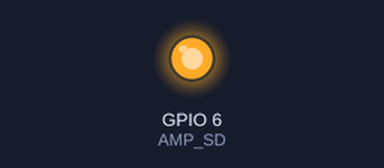
Bench run of a sketch on a simulated ESP32-S3. Parts: output pins drawn as LEDs (lit = HIGH). I2S audio is not simulated (input reads silence); what the sketch prints to the serial monitor is not drawn.

Above: at 5.5 s.
At 10.5 s:
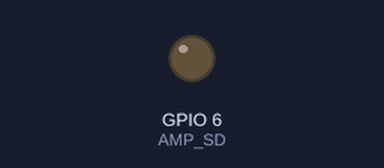
Timing chart, 0 to 12.0 s (numbered marks = the images above):
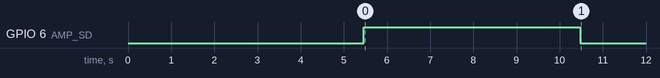

The sketch:

audio_record_speaker.ino
```cpp
#include <driver/i2s.h>
#include "esp32-hal-psram.h"

#define I2S_WS   3
#define I2S_BCK  4
#define I2S_DIN  9
#define I2S_DOUT 5
#define AMP_SD   6
#define SAMPLE_RATE 16000
#define RECORD_MS   5000
#define BUFFER_SAMPLES (SAMPLE_RATE * RECORD_MS / 1000)

int16_t *pcmBuffer = nullptr;

void setup() {
  Serial.begin(115200);
  delay(500);
  Serial.println("🎙️ Record + Playback Test (RAM / PSRAM)");

  pinMode(AMP_SD, OUTPUT);
  digitalWrite(AMP_SD, LOW);

  if (!psramFound()) {
    Serial.println("⚠️ PSRAM not found, fallback to internal RAM");
  }

  pcmBuffer = (int16_t *) ps_malloc(BUFFER_SAMPLES * sizeof(int16_t));
  if (!pcmBuffer) {
    Serial.println("❌ ps_malloc failed!");
    while (1);
  }

  // ==== 録音I2S設定 ====
  i2s_config_t rec_cfg = {
    .mode = (i2s_mode_t)(I2S_MODE_MASTER | I2S_MODE_RX),
    .sample_rate = SAMPLE_RATE,
    .bits_per_sample = I2S_BITS_PER_SAMPLE_32BIT,
    .channel_format = I2S_CHANNEL_FMT_ONLY_LEFT,
    .communication_format = I2S_COMM_FORMAT_I2S,
    .intr_alloc_flags = 0,
    .dma_buf_count = 4,
    .dma_buf_len = 256,
    .use_apll = false,
    .tx_desc_auto_clear = false,
    .fixed_mclk = 0
  };
  i2s_pin_config_t rec_pins = {
    .bck_io_num = I2S_BCK,
    .ws_io_num = I2S_WS,
    .data_out_num = I2S_PIN_NO_CHANGE,
    .data_in_num = I2S_DIN
  };

  i2s_driver_install(I2S_NUM_0, &rec_cfg, 0, NULL);
  i2s_set_pin(I2S_NUM_0, &rec_pins);
  i2s_start(I2S_NUM_0);

  Serial.println("🎧 Recording 10 seconds...");
  size_t bytes_read;
  int32_t raw;
  for (int i = 0; i < BUFFER_SAMPLES; i++) {
    i2s_read(I2S_NUM_0, &raw, sizeof(raw), &bytes_read, portMAX_DELAY);
    pcmBuffer[i] = (int16_t)(raw >> 14);
  }

  i2s_driver_uninstall(I2S_NUM_0);
  Serial.println("✅ Recording done.");

  // ==== 再生I2S設定 ====
  i2s_config_t play_cfg = {
    .mode = (i2s_mode_t)(I2S_MODE_MASTER | I2S_MODE_TX),
    .sample_rate = SAMPLE_RATE,
    .bits_per_sample = I2S_BITS_PER_SAMPLE_16BIT,
    .channel_format = I2S_CHANNEL_FMT_ONLY_LEFT,
    .communication_format = I2S_COMM_FORMAT_I2S,
    .intr_alloc_flags = 0,
    .dma_buf_count = 4,
    .dma_buf_len = 256,
    .use_apll = false,
    .tx_desc_auto_clear = true,
    .fixed_mclk = 0
  };
  i2s_pin_config_t play_pins = {
    .bck_io_num = I2S_BCK,
    .ws_io_num = I2S_WS,
    .data_out_num = I2S_DOUT,
    .data_in_num = I2S_PIN_NO_CHANGE
  };

  i2s_driver_install(I2S_NUM_0, &play_cfg, 0, NULL);
  i2s_set_pin(I2S_NUM_0, &play_pins);
  i2s_start(I2S_NUM_0);

  Serial.println("🔊 Playing...");
  digitalWrite(AMP_SD, HIGH);
  delay(10);

  size_t bytes_written;
  i2s_write(I2S_NUM_0, pcmBuffer, BUFFER_SAMPLES * sizeof(int16_t), &bytes_written, portMAX_DELAY);

  digitalWrite(AMP_SD, LOW);
  Serial.println("✅ Playback done.");
}

void loop() {}
```
